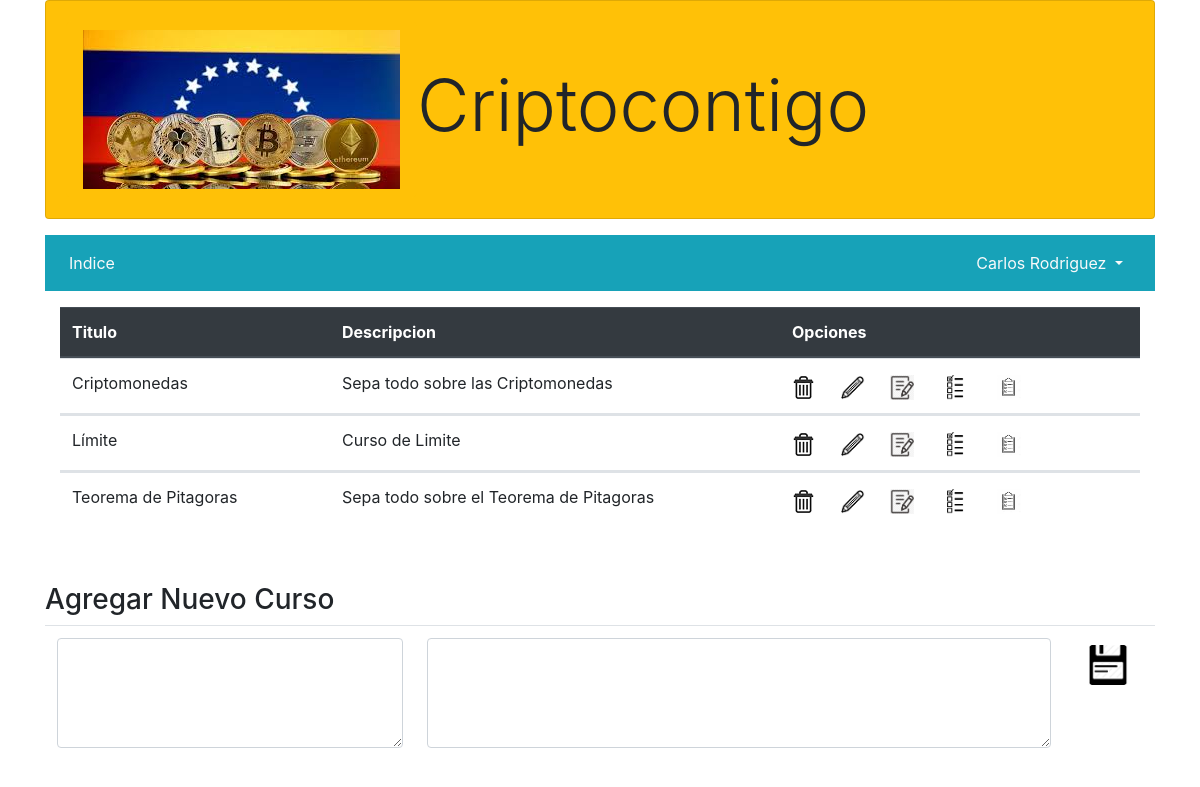
The app's page /cursos.php (signed in) with its own data.
### tables this page shows
CREATE TABLE `cursos` (
  `idCurso` int(11) NOT NULL,
  `titulo` varchar(100) NOT NULL,
  `descripcion` text NOT NULL,
  `profesor` int(11) NOT NULL
);

### cursos.php (the view, shortened to what this page needs)
	<?php include 'encabezado.php'; ?>
    <?php include 'usuario.php'; ?>
	<?php
		$base=getPDO();
		$profesor=$_SESSION["idusuario"];
		$administrador=$_SESSION["administrador"];
        if(isset($_GET["pagina"])){
			if($_GET["pagina"]==1)
				header("Location:cursos.php");
			else
				$pagina=$_GET["pagina"];
		}else
				$pagina=1;
		$filaspaginas=10;
		$empezar_desde = ($pagina-1) * $filaspaginas;
		if($administrador==1)
			$conexion = $base->query("SELECT * FROM cursos WHERE profesor=$profesor LIMIT $empezar_desde,$filaspaginas");
		else
			$conexion = $base->query("SELECT * FROM cursos  LIMIT $empezar_desde,$filaspaginas");
		$registros = $conexion->fetchAll(PDO::FETCH_OBJ);
	?>
  <form action="<?php echo $_SERVER['PHP_SELF'];?>" method="post">
  <div class="container-fluid">
	<table class="table">
		<thead class="thead-dark">
			<tr class="d-flex">
				<th class="col-3">Titulo</th>
				<th class="col-5">Descripcion</th>
				<th class="col-4">Opciones</th>
			</tr>
		</thead>
		<?php foreach($registros as $titulos):?>
		 <tbody>
			<tr class="d-flex">
				<td class="col-3"><?php echo $titulos->titulo?> </td>
				<td class="col-5"><?php echo $titulos->descripcion?></td>
				<td class="col-4">
					<a href="borrarcurso.php?id=<?php echo $titulos->idCurso?>"><img src="img/borrar.png" alt="x" /></a>
					<a href="editarcursos.php?id=<?php echo $titulos->idCurso?> &
									tit=<?php echo $titulos->titulo?> &
									descrip=<?php echo $titulos->descripcion?>
					        ">
						<input type="button"
							   name="actualizar"
							   style="background-color:transparent; border-color:transparent;">
							   <img src="img/editar.png" height="25">
					</a>
					<a href="informacion.php?curso=<?php echo $titulos->idCurso?>
					        ">
						<input type="button"
							   name="informacion"
							   style="background-color:transparent; border-color:transparent;">
							   <img src="img/contenido.jpg" height="25" data-toggle="tooltip" data-placement="top" title="Agregar Contenido">
					</a>
					<a href="preguntas.php?curso=<?php echo $titulos->idCurso?>
					        ">
						<input type="button"
							   name="informacion"
							   style="background-color:transparent; border-color:transparent;">
							   <img src="img/cuestionario.png" height="25" data-toggle="tooltip" data-placement="top" title="Agregar Cuestionario">
					</a>
					<a href="resultados.php?curso=<?php echo $titulos->idCurso?>
					        ">
						<input type="button"
							   name="resultado"
							   style="background-color:transparent; border-color:transparent;">
							   <img src="img/resultados.jpg" height="25" data-toggle="tooltip" data-placement="top" title="Ver Resultados">
					</a>
				</td>
			</tr>
		<?php endforeach;?>
		</tbody>
	 </table>
	</div>
	<table class="table">
		<tr class="d-flex">
			<br>
			<h3>Agregar Nuevo Curso</h3>
			<td class="col-4"><textarea class="form-control" rows="4"  name="titulo"></textarea></td>
			<td class="col-7"><textarea  class="form-control" rows="4" name="descripcion"></textarea></td>
			<td class="col-1"><button class="btn btn-default" type="submit" name="insertar"><img src="img/guardar.png" width="40"/></button></td>
		</tr>
     </table>
  </form>
</div>
<?php include 'pie.php'; ?>

### records on screen
cursos: titulo "Criptomonedas", descripcion "Sepa todo sobre las Criptomonedas"
cursos: titulo "Límite", descripcion "Curso de Limite"
cursos: titulo "Teorema de Pitagoras", descripcion "Sepa todo sobre el Teorema de Pitagoras"

### other values on screen
$_SESSION["usuario"] "Carlos Rodriguez"
